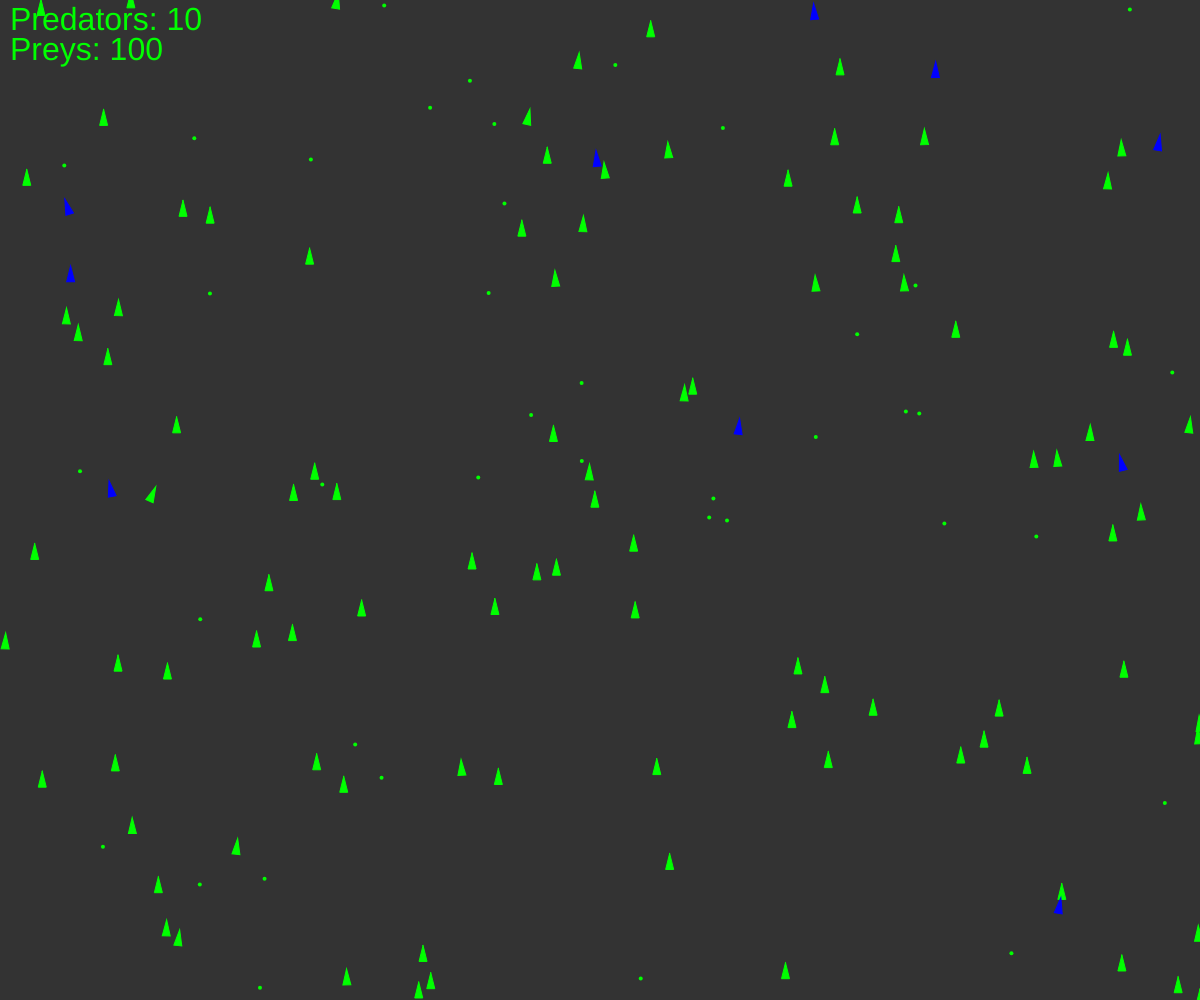
Frame 1 (no input)
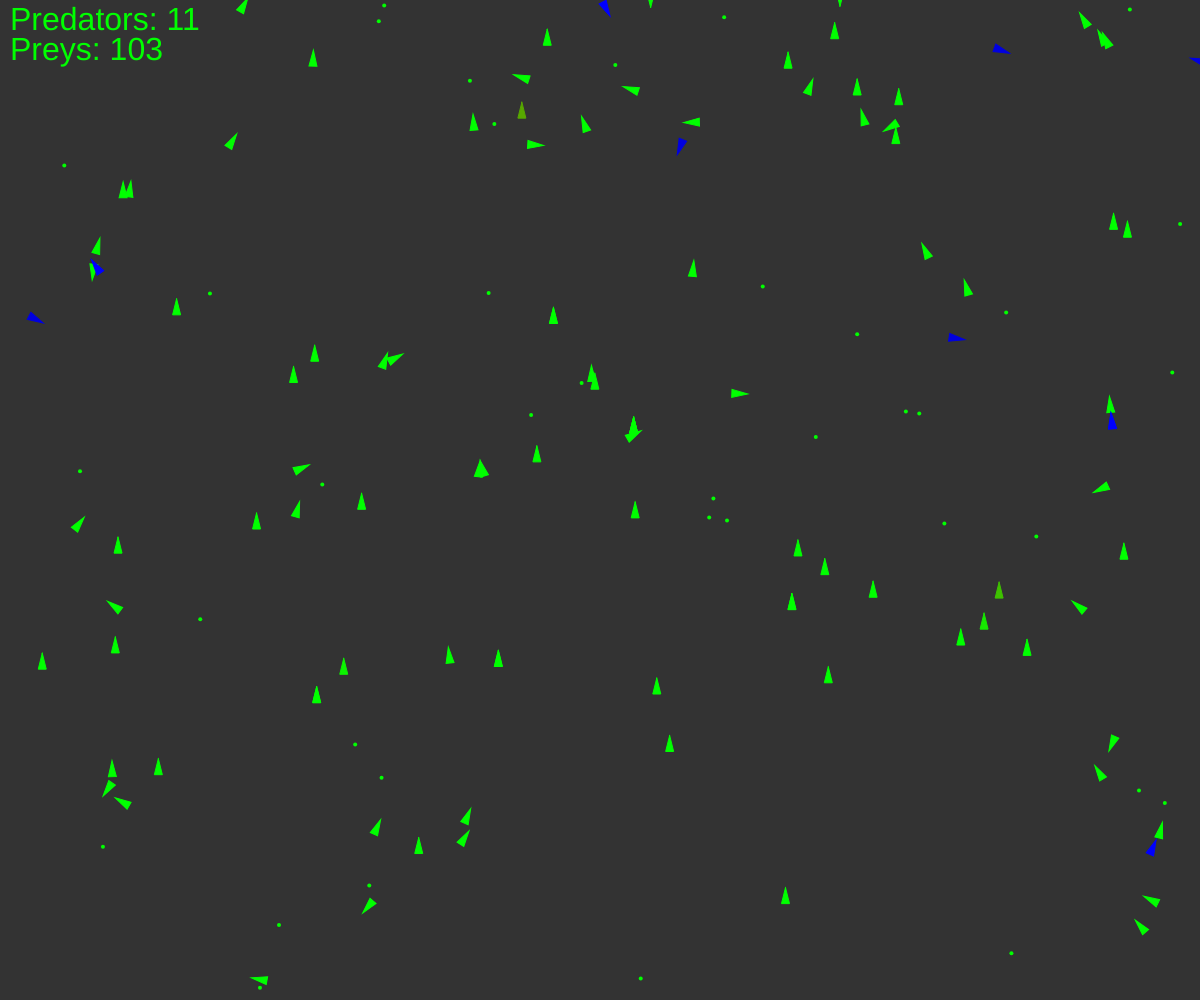
Frame 60 (no input)
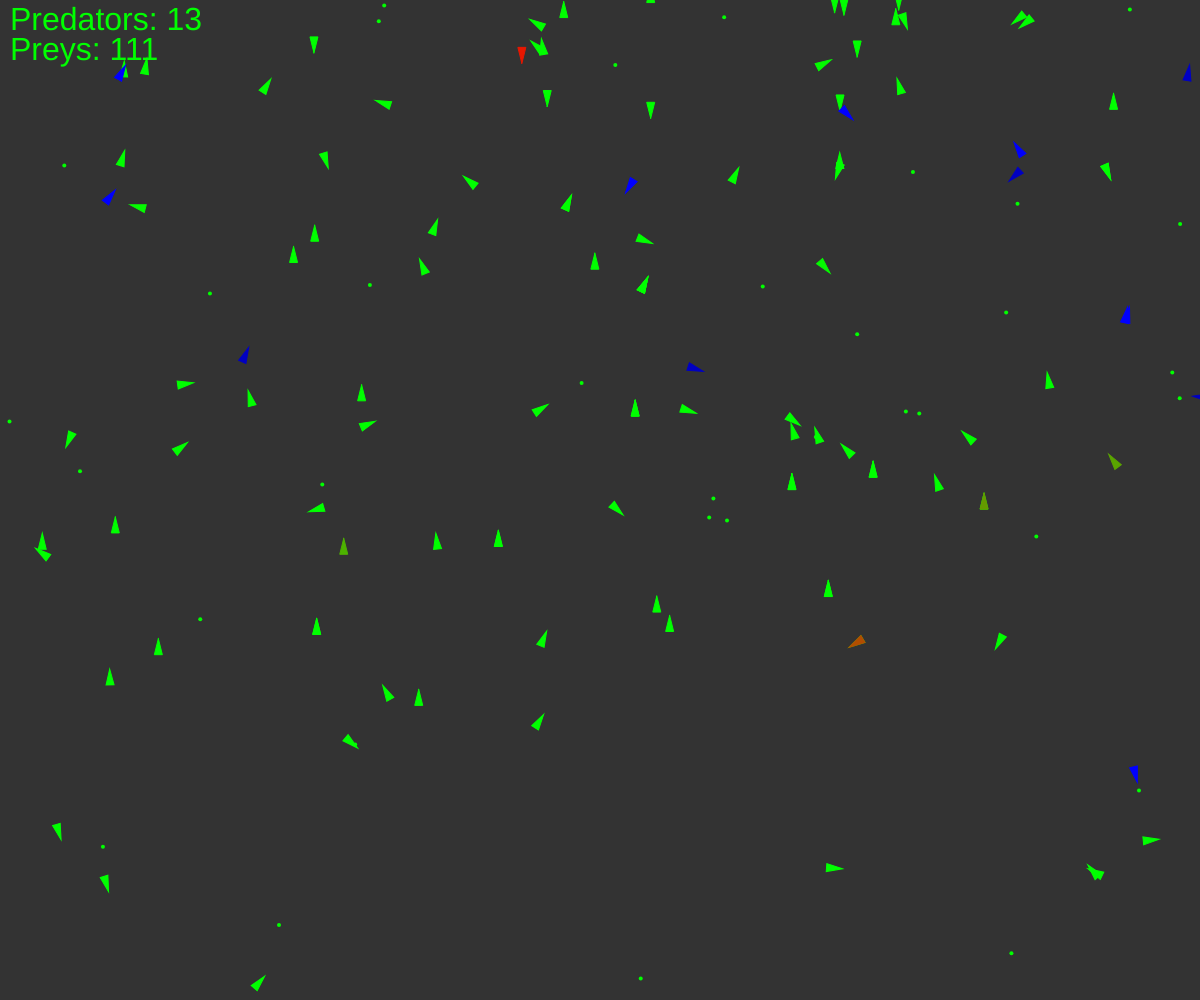
Frame 120 (the mouse pressed at the canvas centre since frame 60)

The p5.js sketch that drew these frames (run headless with seeded random() and noise() and a simulated clock; from frame 60 on, the mouse is pressed at the canvas centre):

// p5.js sketch
// ── sketch.js
// No more poison, instead there are predators

var vehicles = [];
var food = [];
var poison = [];
var predators = [];

var debug;

function setup() {
    createCanvas(windowWidth, windowHeight);
    for (var i = 0; i < 100; i++) {
        var x = random(width);
        var y = random(height);
        vehicles[i] = new Vehicle(x, y);
    }

    for (var i = 0; i < 10; i++) {
        var x = random(width);
        var y = random(height);
        predators[i] = new Predator(x, y);
    }

    for (var i = 0; i < 40; i++) {
        var x = random(width);
        var y = random(height);
        food.push(createVector(x, y));
    }

    // for (var i = 0; i < 20; i++) {
    //     var x = random(width);
    //     var y = random(height);
    //     poison.push(createVector(x, y));
    // }

    debug = createCheckbox();
}

function mouseDragged() {
    vehicles.push(new Vehicle(mouseX, mouseY));
}

function draw() {
    background(51);

    if (random(1) < 0.1) {
        var x = random(width);
        var y = random(height);
        food.push(createVector(x, y));
    }

    // if (random(1) < 0.01) {
    //     var x = random(width);
    //     var y = random(height);
    //     poison.push(createVector(x, y));
    // }


    for (var i = 0; i < food.length; i++) {
        fill(0, 255, 0);
        noStroke();
        ellipse(food[i].x, food[i].y, 4, 4);
    }

    // for (var i = 0; i < poison.length; i++) {
    //     fill(255, 0, 0);
    //     noStroke();
    //     ellipse(poison[i].x, poison[i].y, 4, 4);
    // }

    textSize(32);
    var txt = 'Predators: ' + predators.length;
    text(txt, 10, 30);
    var txt = 'Preys: ' + vehicles.length;
    text(txt, 10, 60);


    for (var i = vehicles.length - 1; i >= 0; i--) {
        vehicles[i].boundaries();
        vehicles[i].behaviors(food, poison);
        vehicles[i].update();
        vehicles[i].display();

        var newVehicle = vehicles[i].clone();
        if (newVehicle != null) {
            vehicles.push(newVehicle);
        }

        if (vehicles[i].dead()) {
            var x = vehicles[i].position.x;
            var y = vehicles[i].position.y;
            food.push(createVector(x, y));
            vehicles.splice(i, 1);
        }
    }


    for (var i = predators.length - 1; i >= 0; i--) {

        predators[i].boundaries();
        predators[i].behaviors();
        predators[i].update();
        predators[i].display();
        console.log(predators.length);

        var newPredator = predators[i].clone();
        if (newPredator != null) {
            predators.push(newPredator);
        }

        if (predators[i].dead()) {
            var x = predators[i].position.x;
            var y = predators[i].position.y;
            predators.splice(i, 1);
        }
    }
}
// ── predator.js
var mr = 0.01;

function Predator(x, y, dna) {
    this.acceleration = createVector(0, 0);
    this.velocity = createVector(0, -2);
    this.position = createVector(x, y);
    this.r = 4;
    this.maxforce = 0.5;
    this.health = 1;
    this.maxhealth = 1;

    this.dna = [];
    if (dna === undefined) {
        // MaxSpeed
        this.dna[0] = random(1, 6);

        // Prey perception
        this.dna[1] = random(90, 100);

        // Prey weight
        this.dna[2] = random(-2, 2);

    } else {
        // Mutation
        this.dna[0] = dna[0];
        this.dna[1] = dna[1];
        this.dna[2] = dna[2];
        if (random(1) < mr) {
            this.dna[0] += random(-1, 1);
        }
        if (random(1) < mr) {
            this.dna[1] += random(-0.1, 0.1);
        }
        if (random(1) < mr) {
            this.dna[2] += random(-0.1, 0.1);
        }
    }
    this.maxspeed = this.dna[0];

    // Method to update location
    this.update = function() {

        //var aux = this.dna[0] / 1000;
        this.health -= 0.002;

        // Update velocity
        this.velocity.add(this.acceleration);
        // Limit speed
        this.velocity.limit(this.maxspeed);
        this.position.add(this.velocity);
        // Reset accelerationelertion to 0 each cycle
        this.acceleration.mult(0);
    }

    this.applyForce = function(force) {
        // We could add mass here if we want A = F / M
        this.acceleration.add(force);
    }

    this.clone = function() {
        if (random(1) < 0.001) {
            return new Predator(this.position.x, this.position.y, this.dna);
        } else {
            return null;
        }
    }

    this.behaviors = function() {
        var steerG = this.eat(0.8, this.dna[1]);
        steerG.mult(this.dna[2]);
        this.applyForce(steerG);
    }


    this.eat = function(nutrition, perception) {
        var record = Infinity;
        var closest = null;
        for (var i = vehicles.length - 1; i >= 0; i--) {

            var d = this.position.dist(vehicles[i].position);
            if (d < this.maxspeed) {
                vehicles.splice(i, 1);
                if (this.health < this.maxhealth) {
                    this.health += nutrition;
                }
            } else {
                if (d < record && d < perception) {
                    record = d;
                    closest = vehicles[i].position;
                }
            }
        }

        // This is the moment of eating!

        if (closest != null) {
            return this.seek(closest);
        }

        return createVector(0, 0);
    }

    // A method that calculates a steering force towards a target
    // STEER = DESIRED MINUS VELOCITY
    this.seek = function(target) {

        var desired = p5.Vector.sub(target, this.position); // A vector pointing from the location to the target

        // Scale to maximum speed
        desired.setMag(this.maxspeed);

        // Steering = Desired minus velocity
        var steer = p5.Vector.sub(desired, this.velocity);
        steer.limit(this.maxforce); // Limit to maximum steering force

        return steer;
        //this.applyForce(steer);
    }

    this.dead = function() {
        return (this.health < 0)
    }

    this.display = function() {
        // Draw a triangle rotated in the direction of velocity
        var angle = this.velocity.heading() + PI / 2;

        push();
        translate(this.position.x, this.position.y);
        rotate(angle);


        if (debug.checked()) {
            strokeWeight(3);
            stroke(0, 255, 0);
            noFill();
            line(0, 0, 0, -this.dna[0] * 25);
            strokeWeight(2);
            ellipse(0, 0, this.dna[2] * 2);
            stroke(255, 0, 0);
            line(0, 0, 0, -this.dna[1] * 25);
            ellipse(0, 0, this.dna[3] * 2);
        }

        var gr = color(0, 0, 255);
        var rd = color(0, 0, 0);
        var col = lerpColor(rd, gr, this.health);

        fill(col);
        stroke(col);
        strokeWeight(1);
        beginShape();
        vertex(0, -this.r * 2);
        vertex(-this.r, this.r * 2);
        vertex(this.r, this.r * 2);
        endShape(CLOSE);

        pop();
    }


    this.boundaries = function() {
        var d = 25;

        var desired = null;

        if (this.position.x < d) {
            desired = createVector(this.maxspeed, this.velocity.y);
        } else if (this.position.x > width - d) {
            desired = createVector(-this.maxspeed, this.velocity.y);
        }

        if (this.position.y < d) {
            desired = createVector(this.velocity.x, this.maxspeed);
        } else if (this.position.y > height - d) {
            desired = createVector(this.velocity.x, -this.maxspeed);
        }

        if (desired !== null) {
            desired.normalize();
            desired.mult(this.maxspeed);
            var steer = p5.Vector.sub(desired, this.velocity);
            steer.limit(this.maxforce);
            this.applyForce(steer);
        }
    }
}
// ── vehicle.js
// Vehicles health decreases faster if he moves faster

var mr = 0.01;

function Vehicle(x, y, dna) {
    this.acceleration = createVector(0, 0);
    this.velocity = createVector(0, -2);
    this.position = createVector(x, y);
    this.r = 4;
    this.maxforce = 0.5;
    //    this.health = 1;

    this.dna = [];
    if (dna === undefined) {
        // Food weight
        this.dna[0] = random(-2, 2);
        // Poison/Prey weight
        this.dna[1] = random(-2, 2);
        // Food perception
        this.dna[2] = random(0, 100);
        // Poision/Prey Percepton
        this.dna[3] = random(0, 100);

        // MaxSpeed
        this.dna[4] = random(1, 10);

        // Mass
        this.dna[5] = random(0.5, 10);

    } else {
        // Mutation
        this.dna[0] = dna[0];
        if (random(1) < mr) {
            this.dna[0] += random(-0.1, 0.1);
        }
        this.dna[1] = dna[1];
        if (random(1) < mr) {
            this.dna[1] += random(-0.1, 0.1);
        }
        this.dna[2] = dna[2];
        if (random(1) < mr) {
            this.dna[2] += random(-10, 10);
        }
        this.dna[3] = dna[3];
        if (random(1) < mr) {
            this.dna[3] += random(-10, 10);
        }
        this.dna[4] = dna[4];
        if (random(1) < mr) {
            this.dna[4] += random(-1, 1);
        }
        this.dna[5] = dna[5];
        if (random(1) < mr) {
            this.dna[5] += random(-0.1, 0.1);
        }
    }
    this.maxspeed = this.dna[4];

    var h = map(this.dna[5], 0, 10, 1, 5);
    this.health = h;

    // Method to update location
    this.update = function() {

        var aux = this.dna[4] / 1000;
        // this.health -= 0.005;
        this.health -= aux;

        // Update velocity
        this.velocity.add(this.acceleration);
        // Limit speed
        this.velocity.limit(this.maxspeed);
        this.position.add(this.velocity);
        // Reset accelerationelertion to 0 each cycle
        this.acceleration.mult(0);
    }

    this.applyForce = function(force) {
        // We could add mass here if we want A = F / M
        var f = force.div(this.dna[5]);
        this.acceleration.add(f);
    }

    this.clone = function() {
        if (random(1) < 0.002) {
            return new Vehicle(this.position.x, this.position.y, this.dna);
        } else {
            return null;
        }
    }

    this.behaviors = function(good, bad) {
        var steerG = this.eat(good, 1, this.dna[2]);
        // var steerB = this.eat(bad, -1, this.dna[3]);

        var steerP = this.foge(this.dna[3])

        steerG.mult(this.dna[0]);
        //steerB.mult(this.dna[1]);

        steerP.mult(this.dna[1]);

        this.applyForce(steerG);
        // this.applyForce(steerB);

        this.applyForce(steerP);
    }

    this.foge = function(perception) {
        var record = Infinity;
        var closest = null;
        for (var i = predators.length - 1; i >= 0; i--) {
            var d = this.position.dist(predators[i].position);
            if (d < record && d < perception) {
                record = d;
                closest = predators[i].position;
            }
        }
        if (closest != null) {
            return this.seek(closest);
        }
        return createVector(0, 0);
    }

    this.eat = function(list, nutrition, perception) {
        var record = Infinity;
        var closest = null;
        for (var i = list.length - 1; i >= 0; i--) {
            var d = this.position.dist(list[i]);

            if (d < this.maxspeed) {
                list.splice(i, 1);
                this.health += nutrition;
            } else {
                if (d < record && d < perception) {
                    record = d;
                    closest = list[i];
                }
            }
        }

        // This is the moment of eating!

        if (closest != null) {
            return this.seek(closest);
        }

        return createVector(0, 0);
    }

    // A method that calculates a steering force towards a target
    // STEER = DESIRED MINUS VELOCITY
    this.seek = function(target) {

        var desired = p5.Vector.sub(target, this.position); // A vector pointing from the location to the target

        // Scale to maximum speed
        desired.setMag(this.maxspeed);

        // Steering = Desired minus velocity
        var steer = p5.Vector.sub(desired, this.velocity);
        steer.limit(this.maxforce); // Limit to maximum steering force

        return steer;
        //this.applyForce(steer);
    }

    this.dead = function() {
        return (this.health < 0)
    }

    this.display = function() {
        // Draw a triangle rotated in the direction of velocity
        var angle = this.velocity.heading() + PI / 2;

        push();
        translate(this.position.x, this.position.y);
        rotate(angle);


        if (debug.checked()) {
            strokeWeight(3);
            stroke(0, 255, 0);
            noFill();
            line(0, 0, 0, -this.dna[0] * 25);
            strokeWeight(2);
            ellipse(0, 0, this.dna[2] * 2);
            stroke(255, 0, 0);
            line(0, 0, 0, -this.dna[1] * 25);
            ellipse(0, 0, this.dna[3] * 2);
        }

        var gr = color(0, 255, 0);
        var rd = color(255, 0, 0);
        var col = lerpColor(rd, gr, this.health);

        fill(col);
        stroke(col);
        strokeWeight(1);
        beginShape();
        vertex(0, -this.r * 2);
        vertex(-this.r, this.r * 2);
        vertex(this.r, this.r * 2);
        endShape(CLOSE);

        pop();
    }


    this.boundaries = function() {
        var d = 25;

        var desired = null;

        if (this.position.x < d) {
            desired = createVector(this.maxspeed, this.velocity.y);
        } else if (this.position.x > width - d) {
            desired = createVector(-this.maxspeed, this.velocity.y);
        }

        if (this.position.y < d) {
            desired = createVector(this.velocity.x, this.maxspeed);
        } else if (this.position.y > height - d) {
            desired = createVector(this.velocity.x, -this.maxspeed);
        }

        if (desired !== null) {
            desired.normalize();
            desired.mult(this.maxspeed);
            var steer = p5.Vector.sub(desired, this.velocity);
            steer.limit(this.maxforce);
            this.applyForce(steer);
        }
    }
}
